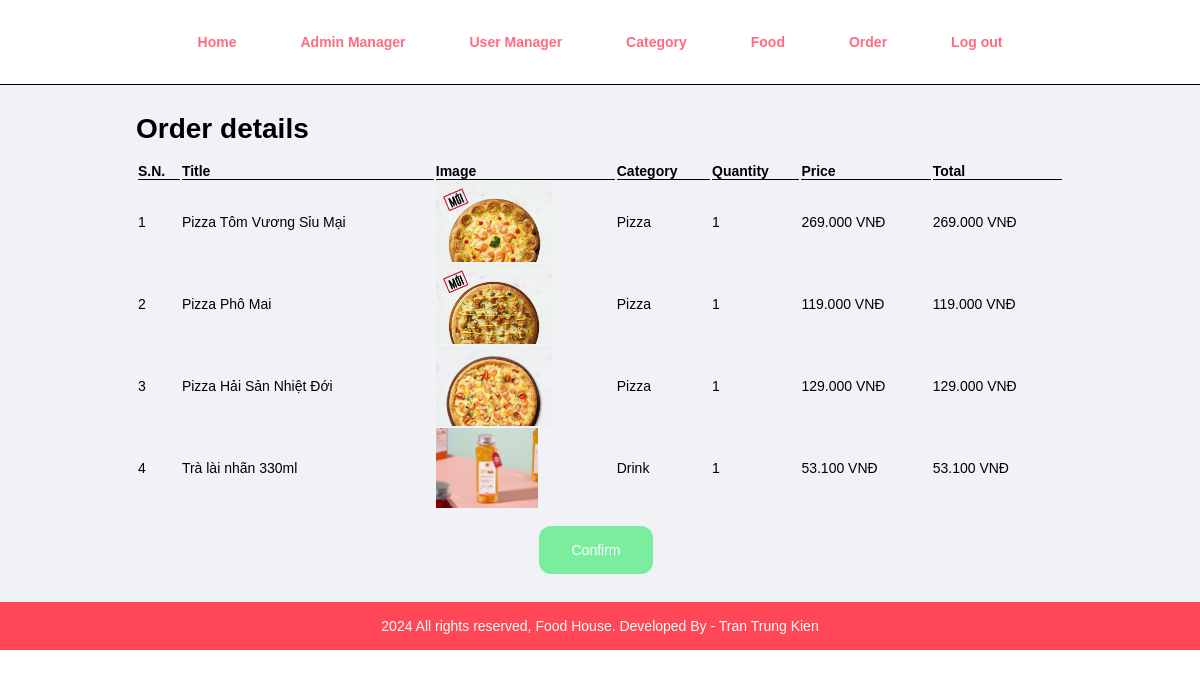
Screenshot of /admin/layout/order/order_details.php?order_id=11&status=0 (signed in) with the database file from the repository.
### tables this page shows
CREATE TABLE `order_details` (
  `id` int(11) NOT NULL,
  `order_id` int(11) DEFAULT NULL,
  `product_id` int(11) DEFAULT NULL,
  `price` int(11) DEFAULT NULL,
  `num` int(11) DEFAULT NULL,
  `total_money` int(11) DEFAULT NULL
);

CREATE TABLE `product` (
  `id` int(11) NOT NULL,
  `category_id` int(11) DEFAULT NULL,
  `title` varchar(350) DEFAULT NULL,
  `price` int(11) DEFAULT NULL,
  `discount` int(11) DEFAULT NULL,
  `thumbnail` varchar(500) DEFAULT NULL,
  `description` longtext DEFAULT NULL,
  `created_at` datetime DEFAULT NULL,
  `updated_at` datetime DEFAULT NULL,
  `deleted` int(11) DEFAULT NULL
);

CREATE TABLE `category` (
  `id` int(11) NOT NULL,
  `name` varchar(30) NOT NULL,
  `thumbnail` varchar(255) NOT NULL
);

### admin/db/db_func.php (called while the page is built, shortened)
<?php
function excuteResult($sql)
{
    $conn = mysqli_connect(LOCALHOST, DB_USER, DB_PASSWORD, DB_DBNAME);
    $result = mysqli_query($conn, $sql);
    return $result;
}

### admin/layout/order/order_details.php (the view, shortened to what this page needs)
<?php include('../../partials/menu.php'); ?>
<div class="main-content">
    <div class="wrapper">
        <h1>Order details</h1>
        <?php
        $order_id = '';
        $status = '';
        if (isset($_GET['order_id']) && isset($_GET['status'])) {
            $order_id = $_GET['order_id'];
            $status = $_GET['status'];
        } else {
            echo "<h1>Hóa đơn không tồn tại</h1>";
            die();
        }
        $sql = "SELECT order_details.price AS od_price, order_details.num AS od_quantity, order_details.total_money AS od_total_money,
                product.title AS p_title, product.thumbnail AS p_thumbnail,
                category.name AS c_name
                FROM order_details
                INNER JOIN product ON order_details.product_id = product.id
                INNER JOIN category ON product.category_id = category.id
                WHERE order_details.order_id = '$order_id'";
        $res = excuteResult($sql);
        if ($res == TRUE) {
            $sn = 1;
            $count = mysqli_num_rows($res);
            if ($count > 0) { ?>
                <table class="tbl-full mt-16">
                    <tr>
                        <th>S.N.</th>
                        <th>Title</th>
                        <th>Image</th>
                        <th>Category</th>
                        <th>Quantity</th>
                        <th>Price</th>
                        <th>Total</th>
                    </tr>
                    <?php
                    while ($rows = mysqli_fetch_assoc($res)) {
                        $title = $rows['p_title'];
                        $thumbnail = $rows['p_thumbnail'];
                        $category = $rows['c_name'];
                        $price = $rows['od_price'];
                        $quantity = $rows['od_quantity'];
                        $total_money = $rows['od_total_money']; ?>
                        <tr>
                            <td><?= $sn++; ?></td>
                            <td><?= $title; ?></td>
                            <td>
                                <?php if (!empty($thumbnail)) { ?>
                                    <img src="<?= SITEURL . "images/food/" . $thumbnail ?>" alt="<?= $thumbnail ?>" height="80px">
                                <?php } else { ?>
                                    <p class="error" style="line-height: 100px;">Null</p>
                                <?php } ?>
                            </td>
                            <td><?= $category; ?></td>
                            <td><?= $quantity; ?></td>
                            <td class="price"><?= $price; ?></td>
                            <td class="price"><?= $total_money; ?></td>
                        </tr>
            <?php
                    }
                    echo "</table>";
                    switch ($status) {
                        case 0:
                            echo '
                                <div class="btn-group btn-group--center mt-16">
                                    <a href="' . SITEURL . 'admin/controllers/order/updateStatus.php?order_id=' . $order_id . '&status=' . $status . '" class="btn btn-secondary">Confirm</a>
                                </div>
                            ';
                            break;
                    }
                } else {
                    echo "<h1 class='mt-16'>Không có dữ liệu</h1>";
                }
            } else {
                echo "<h1 class='mt-16'>Lỗi truy vấn!</h1>";
            }
            ?>
    </div>
</div>
<?php include('../../partials/footer.php') ?>

### css/admin.css (style rules this page uses)
* { padding: 0; margin: 0; box-sizing: border-box; }
html { font-family: Arial, Helvetica, sans-serif; font-size: 62.5%; }
a { text-decoration: none; }
.wrapper { padding: 1.6rem; width: 80%; margin: 0 auto; font-size: 1.4rem; }
.mt-16 { margin-top: 16px; }
.btn { padding: 16px 32px; display: inline-flex; justify-content: center; align-items: center; height: 48px; color: #fff; border-radius: 1.2rem; }
.btn-secondary { background-color: #7bed9f; }
.btn-group { display: flex; justify-content: start; align-items: center; }
.btn-group--center { justify-content: center; }
.btn-group .btn { margin-right: 8px; }
.main-content { background-color: #f1f2f6; padding: 1% 0; }
.tbl-full { width: 100%; font-size: 1.4rem; }
table tr th { border-bottom: 1px solid #000; text-align: left; }

### rows the page displays
order_details: product.title "Pizza Tôm Vương Sỉu Mại", product.thumbnail (picture), category.name "Pizza", num "1"
order_details: product.title "Pizza Phô Mai", product.thumbnail (picture), category.name "Pizza", num "1"
order_details: product.title "Pizza Hải Sản Nhiệt Đới", product.thumbnail (picture), category.name "Pizza", num "1"
order_details: product.title "Trà lài nhãn 330ml", product.thumbnail (picture), category.name "Drink", num "1"
